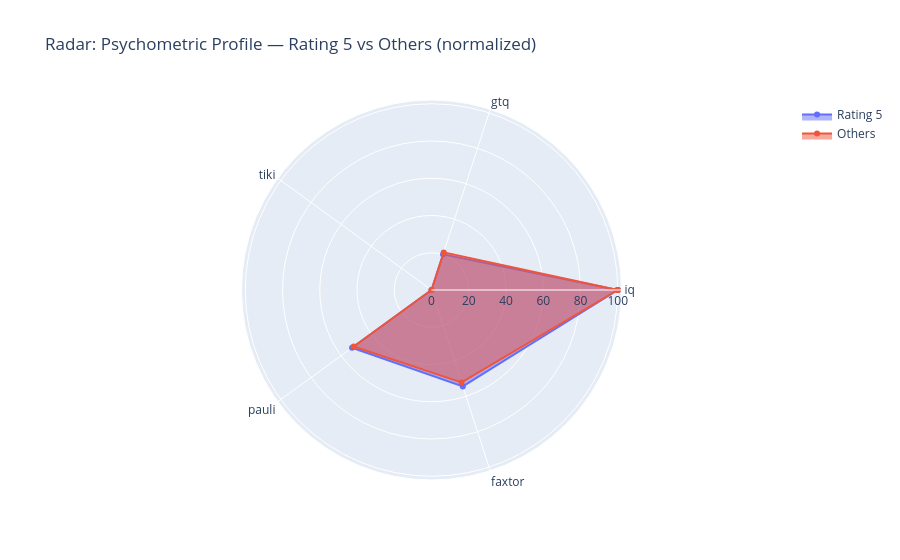

This figure's notebook cell:
### Code cell
# Radar chart — normalize each variable 0-100 for comparability
radar_cols = [c for c in ['iq','gtq','tiki','pauli','faxtor'] if c in psych_merged.columns]

# Min-max normalize per column
norm = psych_group.copy()
for col in norm.columns:
    mn, mx = norm[col].min(), norm[col].max()
    if mx > mn:
        norm[col] = (norm[col] - mn) / (mx - mn) * 100

fig = go.Figure()
for grp in ['Rating 5', 'Others']:
    if grp not in norm.columns:
        continue
    vals = norm[grp].tolist()
    fig.add_trace(go.Scatterpolar(
        r=vals + [vals[0]], theta=radar_cols + [radar_cols[0]],
        fill='toself', name=grp
    ))

fig.update_layout(title='Radar: Psychometric Profile — Rating 5 vs Others (normalized)')
fig.show()
fig.write_image('../assets/charts/03_psych_radar.png')

### Figure 1 — Plotly figure (JSON) as saved in the notebook; plotly's stock layout.template omitted (floating-point values rounded to 4 significant figures)
{"data": [{"fill": "toself", "name": "Rating 5", "r": [100, 20.11, 0, 52.73, 54.44, 100], "theta": ["iq", "gtq", "tiki", "pauli", "faxtor", "iq"], "type": "scatterpolar"}, {"fill": "toself", "name": "Others", "r": [100, 21.24, 0, 51.64, 52.17, 100], "theta": ["iq", "gtq", "tiki", "pauli", "faxtor", "iq"], "type": "scatterpolar"}], "layout": {"title": {"text": "Radar: Psychometric Profile — Rating 5 vs Others (normalized)"}}}
